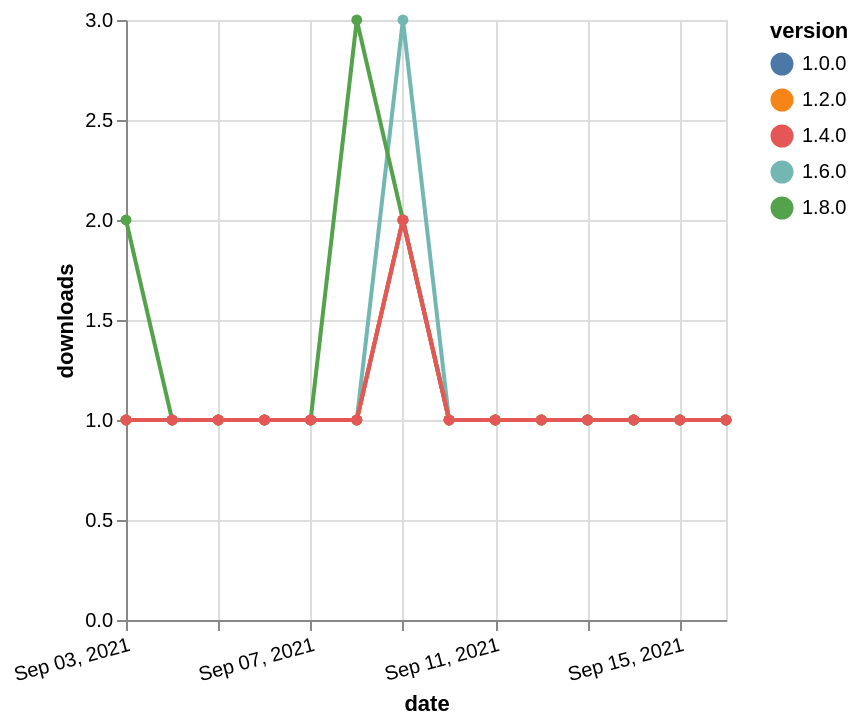

Describe this chart as a Vega-Lite specification.
### Vega-Lite specification from a JSON file in a GitHub repository (floating-point values rounded to 4 significant figures)
{"$schema": "https://vega.github.io/schema/vega-lite/v5.json", "description": "A simple bar chart with embedded data.", "data": {"values": [{"date": "2021-09-03", "total": 195, "delta": 1, "version": "1.6.0"}, {"date": "2021-09-04", "total": 196, "delta": 1, "version": "1.6.0"}, {"date": "2021-09-05", "total": 197, "delta": 1, "version": "1.6.0"}, {"date": "2021-09-06", "total": 198, "delta": 1, "version": "1.6.0"}, {"date": "2021-09-07", "total": 199, "delta": 1, "version": "1.6.0"}, {"date": "2021-09-08", "total": 200, "delta": 1, "version": "1.6.0"}, {"date": "2021-09-09", "total": 203, "delta": 3, "version": "1.6.0"}, {"date": "2021-09-10", "total": 204, "delta": 1, "version": "1.6.0"}, {"date": "2021-09-11", "total": 205, "delta": 1, "version": "1.6.0"}, {"date": "2021-09-12", "total": 206, "delta": 1, "version": "1.6.0"}, {"date": "2021-09-13", "total": 207, "delta": 1, "version": "1.6.0"}, {"date": "2021-09-14", "total": 208, "delta": 1, "version": "1.6.0"}, {"date": "2021-09-15", "total": 209, "delta": 1, "version": "1.6.0"}, {"date": "2021-09-16", "total": 210, "delta": 1, "version": "1.6.0"}, {"date": "2021-09-03", "total": 129, "delta": 2, "version": "1.8.0"}, {"date": "2021-09-04", "total": 130, "delta": 1, "version": "1.8.0"}, {"date": "2021-09-05", "total": 131, "delta": 1, "version": "1.8.0"}, {"date": "2021-09-06", "total": 132, "delta": 1, "version": "1.8.0"}, {"date": "2021-09-07", "total": 133, "delta": 1, "version": "1.8.0"}, {"date": "2021-09-08", "total": 136, "delta": 3, "version": "1.8.0"}, {"date": "2021-09-09", "total": 138, "delta": 2, "version": "1.8.0"}, {"date": "2021-09-10", "total": 139, "delta": 1, "version": "1.8.0"}, {"date": "2021-09-11", "total": 140, "delta": 1, "version": "1.8.0"}, {"date": "2021-09-12", "total": 141, "delta": 1, "version": "1.8.0"}, {"date": "2021-09-13", "total": 142, "delta": 1, "version": "1.8.0"}, {"date": "2021-09-14", "total": 143, "delta": 1, "version": "1.8.0"}, {"date": "2021-09-15", "total": 144, "delta": 1, "version": "1.8.0"}, {"date": "2021-09-16", "total": 145, "delta": 1, "version": "1.8.0"}, {"date": "2021-09-03", "total": 196, "delta": 1, "version": "1.0.0"}, {"date": "2021-09-04", "total": 197, "delta": 1, "version": "1.0.0"}, {"date": "2021-09-05", "total": 198, "delta": 1, "version": "1.0.0"}, {"date": "2021-09-06", "total": 199, "delta": 1, "version": "1.0.0"}, {"date": "2021-09-07", "total": 200, "delta": 1, "version": "1.0.0"}, {"date": "2021-09-08", "total": 201, "delta": 1, "version": "1.0.0"}, {"date": "2021-09-09", "total": 203, "delta": 2, "version": "1.0.0"}, {"date": "2021-09-10", "total": 204, "delta": 1, "version": "1.0.0"}, {"date": "2021-09-11", "total": 205, "delta": 1, "version": "1.0.0"}, {"date": "2021-09-12", "total": 206, "delta": 1, "version": "1.0.0"}, {"date": "2021-09-13", "total": 207, "delta": 1, "version": "1.0.0"}, {"date": "2021-09-14", "total": 208, "delta": 1, "version": "1.0.0"}, {"date": "2021-09-15", "total": 209, "delta": 1, "version": "1.0.0"}, {"date": "2021-09-16", "total": 210, "delta": 1, "version": "1.0.0"}, {"date": "2021-09-03", "total": 191, "delta": 1, "version": "1.2.0"}, {"date": "2021-09-04", "total": 192, "delta": 1, "version": "1.2.0"}, {"date": "2021-09-05", "total": 193, "delta": 1, "version": "1.2.0"}, {"date": "2021-09-06", "total": 194, "delta": 1, "version": "1.2.0"}, {"date": "2021-09-07", "total": 195, "delta": 1, "version": "1.2.0"}, {"date": "2021-09-08", "total": 196, "delta": 1, "version": "1.2.0"}, {"date": "2021-09-09", "total": 198, "delta": 2, "version": "1.2.0"}, {"date": "2021-09-10", "total": 199, "delta": 1, "version": "1.2.0"}, {"date": "2021-09-11", "total": 200, "delta": 1, "version": "1.2.0"}, {"date": "2021-09-12", "total": 201, "delta": 1, "version": "1.2.0"}, {"date": "2021-09-13", "total": 202, "delta": 1, "version": "1.2.0"}, {"date": "2021-09-14", "total": 203, "delta": 1, "version": "1.2.0"}, {"date": "2021-09-15", "total": 204, "delta": 1, "version": "1.2.0"}, {"date": "2021-09-16", "total": 205, "delta": 1, "version": "1.2.0"}, {"date": "2021-09-03", "total": 161, "delta": 1, "version": "1.4.0"}, {"date": "2021-09-04", "total": 162, "delta": 1, "version": "1.4.0"}, {"date": "2021-09-05", "total": 163, "delta": 1, "version": "1.4.0"}, {"date": "2021-09-06", "total": 164, "delta": 1, "version": "1.4.0"}, {"date": "2021-09-07", "total": 165, "delta": 1, "version": "1.4.0"}, {"date": "2021-09-08", "total": 166, "delta": 1, "version": "1.4.0"}, {"date": "2021-09-09", "total": 168, "delta": 2, "version": "1.4.0"}, {"date": "2021-09-10", "total": 169, "delta": 1, "version": "1.4.0"}, {"date": "2021-09-11", "total": 170, "delta": 1, "version": "1.4.0"}, {"date": "2021-09-12", "total": 171, "delta": 1, "version": "1.4.0"}, {"date": "2021-09-13", "total": 172, "delta": 1, "version": "1.4.0"}, {"date": "2021-09-14", "total": 173, "delta": 1, "version": "1.4.0"}, {"date": "2021-09-15", "total": 174, "delta": 1, "version": "1.4.0"}, {"date": "2021-09-16", "total": 175, "delta": 1, "version": "1.4.0"}]}, "width": "container", "mark": {"type": "line", "point": {"filled": true}}, "encoding": {"x": {"field": "date", "type": "temporal", "timeUnit": "yearmonthdate", "title": "date", "axis": {"labelAngle": -15}}, "y": {"field": "delta", "type": "quantitative", "title": "downloads"}, "color": {"field": "version", "type": "nominal"}, "tooltip": {"field": "delta"}}}
